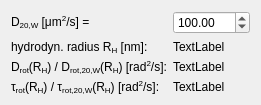
       <widget class="QWidget" name="givenD20W">
        <attribute name="title">
         <string>D[20,W]</string>
        </attribute>
        <layout class="QFormLayout" name="formLayout_3">
         <item row="0" column="0">
          <widget class="QLabel" name="label_10">
           <property name="text">
            <string>D&lt;sub&gt;20,W&lt;/sub&gt; [&amp;mu;m&lt;sup&gt;2&lt;/sup&gt;/s] = </string>
           </property>
          </widget>
         </item>
         <item row="0" column="1">
          <widget class="QDoubleSpinBox" name="spinGivenD20W">
           <property name="maximum">
            <double>10000.000000000000000</double>
           </property>
           <property name="value">
            <double>100.000000000000000</double>
           </property>
          </widget>
         </item>
         <item row="1" column="0">
          <widget class="QLabel" name="label_43">
           <property name="text">
            <string>hydrodyn. radius R&lt;sub&gt;H&lt;/sub&gt; [nm]:</string>
           </property>
          </widget>
         </item>
         <item row="1" column="1">
          <widget class="QLabel" name="labGivenD20WRH">
           <property name="text">
            <string>TextLabel</string>
           </property>
           <property name="textFormat">
            <enum>Qt::RichText</enum>
           </property>
          </widget>
         </item>
         <item row="2" column="0">
          <widget class="QLabel" name="label_45">
           <property name="text">
            <string>D&lt;sub&gt;rot&lt;/sub&gt;(R&lt;sub&gt;H&lt;/sub&gt;) / D&lt;sub&gt;rot,20,W&lt;/sub&gt;(R&lt;sub&gt;H&lt;/sub&gt;) [rad&lt;sup&gt;2&lt;/sup&gt;/s]:</string>
           </property>
          </widget>
         </item>
         <item row="3" column="0">
          <widget class="QLabel" name="label_46">
           <property name="text">
            <string>&amp;tau;&lt;sub&gt;rot&lt;/sub&gt;(R&lt;sub&gt;H&lt;/sub&gt;) / &amp;tau;&lt;sub&gt;rot,20,W&lt;/sub&gt;(R&lt;sub&gt;H&lt;/sub&gt;) [rad&lt;sup&gt;2&lt;/sup&gt;/s]:</string>
           </property>
          </widget>
         </item>
         <item row="3" column="1">
          <widget class="QLabel" name="labGivenD20WTauRot">
           <property name="text">
            <string>TextLabel</string>
           </property>
           <property name="textFormat">
            <enum>Qt::RichText</enum>
           </property>
          </widget>
         </item>
         <item row="2" column="1">
          <widget class="QLabel" name="labGivenD20WDrot">
           <property name="text">
            <string>TextLabel</string>
           </property>
           <property name="textFormat">
            <enum>Qt::RichText</enum>
           </property>
          </widget>
         </item>
        </layout>
       </widget>
